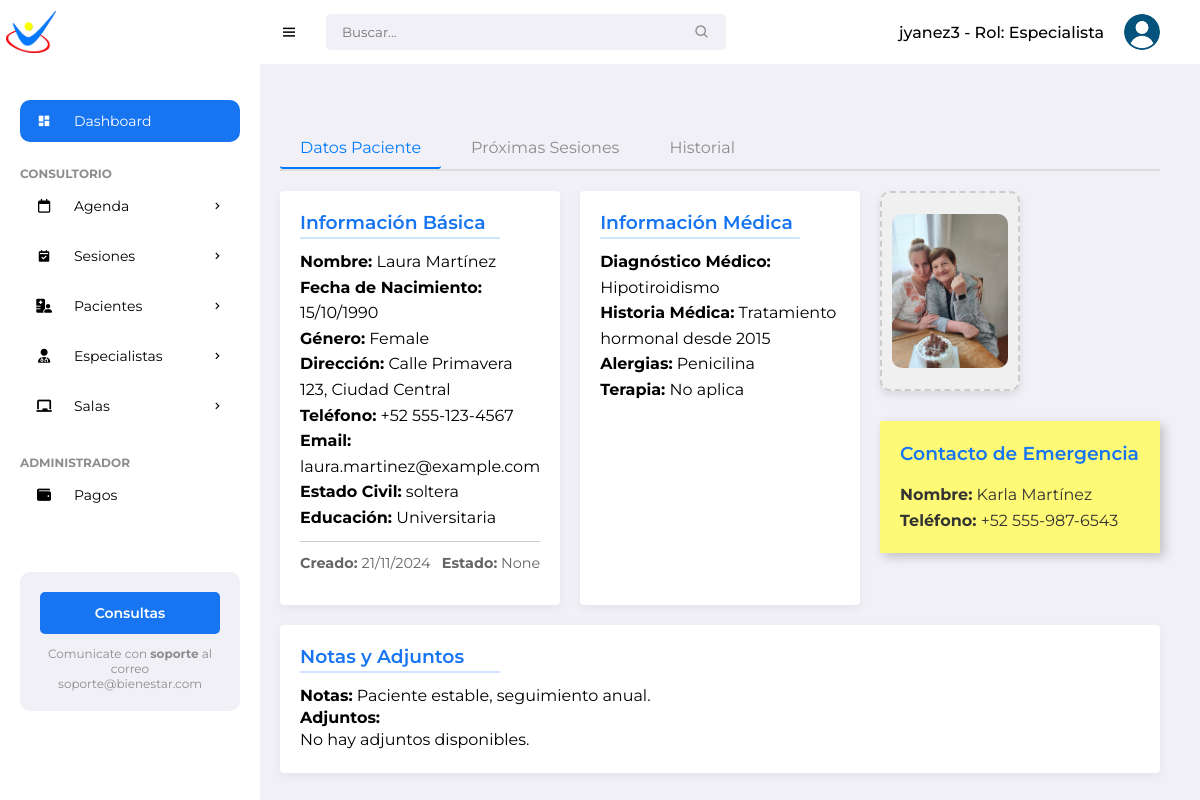
The app's page /patient/1/schedule/ (signed in) with its own data.
### pacientes/models.py (models this page shows, shortened)
class Specialist(models.Model):
    ROLES = [
        ('especialista', 'Especialista'),
        ('administrador', 'Administrador'),
    ]
    user = models.OneToOneField(
    User,
    on_delete=models.CASCADE,
    related_name='specialist_profile',
    null=True  # Temporalmente permite nulos para manejar datos existentes
    )
    specialty = models.CharField(max_length=100)
    phone = models.CharField(max_length=20)
    dni = models.CharField(max_length=20, unique=True)
    profile_image = models.ImageField(upload_to='specialist_images/', null=True, blank=True)
    role = models.CharField(max_length=20, choices=ROLES, default='especialista')

class Patient(models.Model):
    name = models.CharField(max_length=100)
    surname = models.CharField(max_length=100)
    date_of_birth = models.DateField()
    gender = models.CharField(max_length=10, choices=[('M','Male'), ('F','Female')])
    address = models.CharField(max_length=255)
    phone_number = models.CharField(max_length=20)
    email = models.EmailField()
    cost_session = models.DecimalField(max_digits=10, decimal_places=2, default=0)
    photo = models.ImageField(upload_to='patient_photos/', blank=True, null=True)
    marital_status = models.CharField(max_length=20)
    medical_diagnosis = models.TextField()
    attachments = models.FileField(upload_to='patient_attachments/', blank=True, null=True)
    therapy = models.CharField(max_length=100)
    education = models.CharField(max_length=100, default='No especificado')
    therapist = models.ForeignKey(Specialist, on_delete=models.SET_NULL, null=True, related_name='patients')
    medical_history = models.TextField(blank=True, null=True)
    allergies = models.CharField(max_length=255, blank=True)  # Changed from TextField
    emergency_contact_name = models.CharField(max_length=100)
    emergency_contact_phone = models.CharField(max_length=20)  # Updated length
    notes = models.TextField(blank=True)
    created_date = models.DateTimeField(auto_now_add=True)
    status = models.CharField(max_length=50, choices=[
        ('Active', 'Active'),
        ('Discharged', 'Discharged'),
        ('Suspended', 'Suspended')
    ], blank=True,
        null=True)

### pacientes/views.py (the view)
# urls.py: path('patient/<int:patient_id>/schedule/', views.patient_schedule, name='patient_schedule'),
@login_required
def patient_schedule(request, patient_id):
    patient = get_object_or_404(Patient, id=patient_id)
    pending_sessions = Session.objects.filter(patient=patient, status="Pendiente").order_by('date', 'time')
    completed_sessions = Session.objects.filter(patient=patient, status="Realizada").order_by('-date', '-time')
    specialists = Specialist.objects.all()
    rooms = Room.objects.all()
    if request.method == 'POST':
        form = SessionForm(request.POST, request.FILES)
        if form.is_valid():
            session = form.save(commit=False)
            session.patient = patient
            session.save()
            return redirect('patient_schedule', patient_id=patient.id)
    else:
        form = SessionForm(initial={'patient': patient})
    return render(request, 'pacientes/patient/patient_schedule.html', {
        'patient': patient,
        'pending_sessions': pending_sessions,  # Sesiones pendientes
        'completed_sessions': completed_sessions,  # Sesiones realizadas
        'form': form,  # Formulario para agregar sesión
        'specialists': specialists,
        'rooms': rooms,
    })

### pacientes/templates/pacientes/patient/patient_schedule.html (shortened to what this page needs)
{% extends "pacientes/base/base.html" %}
{% block left_content %}
<div class="tabs-container">
    <div class="tabs-buttons">
        <button class="tab-button active" data-tab="datos">Datos Paciente</button>
        <button class="tab-button" data-tab="proximas">Próximas Sesiones</button>
        <button class="tab-button" data-tab="historial">Historial</button>
    </div>
    <div class="tabs-content">
        <div class="tab-content active" id="datos">
            <div class="patient-details">
                <div class="patient-info">
                    <h3>Información Básica</h3>
                    <p><strong>Nombre:</strong> {{ patient.name }} {{ patient.surname }}</p>
                    <p><strong>Fecha de Nacimiento:</strong> {{ patient.date_of_birth|date:"d/m/Y" }}</p>
                    <p><strong>Género:</strong> {{ patient.get_gender_display }}</p>
                    <p><strong>Dirección:</strong> {{ patient.address }}</p>
                    <p><strong>Teléfono:</strong> {{ patient.phone_number }}</p>
                    <p><strong>Email:</strong> {{ patient.email }}</p>
                    <p><strong>Estado Civil:</strong> {{ patient.marital_status }}</p>
                    <p><strong>Educación:</strong> {{ patient.education|default:"Sin información" }}</p>
                    <div class="additional-info-row">
                        <p class="created"><strong>Creado: </strong>{{ patient.created_date|date:"d/m/Y" }}</p>
                        <p class="status"><strong>Estado:</strong> {{ patient.status }}</p>
                    </div>
                </div>
                <div class="medical-info">
                    <h3>Información Médica</h3>
                    <p><strong>Diagnóstico Médico:</strong> {{ patient.medical_diagnosis|default:"Sin información" }}</p>
                    <p><strong>Historia Médica:</strong> {{ patient.medical_history|default:"Sin información" }}</p>
                    <p><strong>Alergias:</strong> {{ patient.allergies|default:"Sin alergias registradas" }}</p>
                    <p><strong>Terapia:</strong> {{ patient.therapy }}</p>
                </div>
                <div class="photo-and-contact">
                    <div class="patient-photo">
                        {% if patient.photo %}
                        <img src="{{ patient.photo.url }}" alt="{{ patient.name }} {{ patient.surname }}" class="photo">
                        {% else %}
                        <img src="/static/img/default-avatar.png" alt="Foto de perfil" class="photo">
                        {% endif %}
                    </div>
                    <div class="post-it">
                        <h3>Contacto de Emergencia</h3>
                        <p><strong>Nombre:</strong> {{ patient.emergency_contact_name }}</p>
                        <p><strong>Teléfono:</strong> {{ patient.emergency_contact_phone }}</p>
                    </div>
                </div>
                <div class="additional-info">
                    <h3>Notas y Adjuntos</h3>
                    <p><strong>Notas:</strong> {{ patient.notes|default:"Sin notas adicionales" }}</p>
                    <div class="attachments">
                        <strong>Adjuntos:</strong>
                        {% if patient.attachments %}
                            <ul>
                                {% for attachment in patient.attachments.all %}
                                    <li><a href="{{ attachment.file.url }}" target="_blank">{{ attachment.name }}</a></li>
                                {% endfor %}
                            </ul>
                        {% else %}
                            <p>No hay adjuntos disponibles.</p>
                        {% endif %}
                    </div>
                </div>
            </div>
        </div>
    </div>
</div>
{% endblock %}

### pacientes/templates/pacientes/base/base.html (shortened to what this page needs)
{% load static %}
<!DOCTYPE html>
<html lang="en">
<head>
	<link href='https://unpkg.com/boxicons@2.0.9/css/boxicons.min.css' rel='stylesheet'>
	<link rel="stylesheet" href="https://cdnjs.cloudflare.com/ajax/libs/font-awesome/6.5.2/css/all.min.css">
	<link rel="stylesheet" href="{% static 'pacientes/css/styles.css' %}">
</head>
<body>
		<section id="sidebar">
			<a href="#" class="brand"><img src="{% static 'pacientes/images/min_logo.png' %}" alt="" style="width: 50px;"></a>
			<ul class="side-menu">
				<li><a href="#" class="active"><i class='bx bxs-dashboard icon' ></i> Dashboard</a></li>
				<li class="divider" data-text="Consultorio"></li>
				<li>
					<a href="{% url 'calendar' %}"><i class="fa-regular fa-calendar icon"></i>Agenda <i class='bx bx-chevron-right icon-right' ></i></a>
				</li>
				<li>
					<a href="{% url 'reservation_list' %}">
						<i class='bx bxs-calendar-check icon'></i> Sesiones
						<i class='bx bx-chevron-right icon-right'></i>
					</a>
				</li>
				<li>
					<a href="#"><i class="fa-solid fa-hospital-user icon"></i> Pacientes <i class='bx bx-chevron-right icon-right' ></i></a>
				</li>
				<li>
					<a href="#">
						<i class="fa-solid fa-user-doctor icon"></i> Especialistas
						<i class='bx bx-chevron-right icon-right'></i>
					</a>
				</li>
				<li>
			<a href="#">
				<i class="fas fa-chalkboard icon"></i> Salas
			<i class='bx bx-chevron-right icon-right'></i>
			</a>
	       </li>
			<li class="divider" data-text="Administrador"></li>
			<li><a href="{% url 'payment_list' %}"><i class="fa-solid fa-wallet icon"></i> Pagos</a></li>
		</ul>
			<div class="ads">
				<div class="wrapper">
					<a href="mailto:soporteit@ingenieriaterra.com.ar" class="btn-upgrade">Consultas</a>
					<p>Comunicate con <span>soporte</span> al correo soporte@bienestar.com</p>
				</div>
			</div>
		</section>
	<section id="content">
		<nav>
			<i class='bx bx-menu toggle-sidebar' ></i>
			<form action="#">
				<div class="form-group">
					<input type="text" placeholder="Buscar...">
					<i class='bx bx-search icon' ></i>
				</div>
			</form>
			<div class="profile">
				<span class="username">
					{{ user.username }}
					{% if user.specialist_profile %}
						- Rol: {{ user.specialist_profile.role|title }}
					{% else %}
						- Rol: Usuario sin perfil asignado
					{% endif %}
				</span>
				<img src="{% static 'pacientes/images/usuario.png' %}" alt="">
			</div>
		</nav>
		<main>
			<div class="content-container">
				<div class="left-column {% block left_column_class %}{% endblock %}">
					{% block left_content %}{% endblock %}
				</div>
			</div>
		</main>
</body>
</html>

### records on screen
Patient: name "Laura", surname "Martínez", date_of_birth "15/10/1990", gender "Female", address "Calle Primavera 123, Ciudad Central", phone_number "+52 555-123-4567", email "laura.martinez@example.com", marital_status "soltera", education "Universitaria", created_date "21/11/2024", status "None", medical_diagnosis "Hipotiroidismo", medical_history "Tratamiento hormonal desde 2015", allergies "Penicilina", therapy "No aplica", photo (picture), emergency_contact_name "Karla Martínez", emergency_contact_phone "+52 555-987-6543", notes "Paciente estable, seguimiento anual."

### other values on screen
{{ user.username }} "jyanez3"
{{ user.specialist_profile.role|title }} "Especialista"
